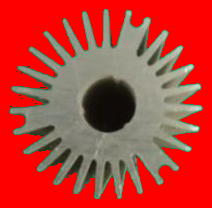
#> input picture source/1.png, 212 x 208 px
$ python dilate.py
#> lines starting #> are read from the running program, lines starting #| are printed output that depends on the picture
#> the answer given: ../source/1.png
# import library
import cv2


def Read(image_path):
    """
    This function basically used to read the image.It read images in form of numpy array.
    :param image_path: source image
    :return: ndarray
    """
#> called with image_path = '../source/1.png'
    # use cv2.imread()  to read an images.
    # syntax : cv2.imread(filename, flag=None)
    return cv2.imread(image_path)
#> returned value is the input picture: shape (208, 212, 3); mean B, G, R 54.4, 62.9, 187.6


def Dilate(img):
    """
    dilate is used to add pixel on object boundaries.
    :param img: ndarray
    :return: dilated image
    """
    # use cv2.dilate() function to flip image
    # syntax : cv2.dilate(src, kernel, iterations)
    return cv2.dilate(img, (7, 7), iterations=7)
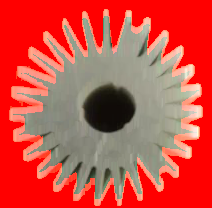
#> returned value: shape (208, 212, 3); mean of channels 0, 1, 2 69.6, 80, 204.7; drawn as B, G, R


def Show(orignal_img, dilate_image):
    """
    The show function gives the input as in the form of ndarray and show the image as output.
    :param orignal_img: ndarray
    :param dilate_image: ndarray
    :return: show image as output
    """
    # use imshow() function to show the images
    # syntax : cv2.imshow(winname, mat)
    cv2.imshow("Original_Image", orignal_img)
    cv2.imshow("Dilate_Image", dilate_image)
    cv2.waitKey(0)
    cv2.destroyAllWindows()


# main function
def main():
    """
    This is main function used to call other function
    :return: nothing
    """
    image_path = input("Enter path of image:")
    # call read function to read an image
    img = Read(image_path)
    # call dilate function to dilate image
    dilate_image = Dilate(img)
    # call show function to show  original image and dilate image
    Show(img, dilate_image)


if __name__ == "__main__":
    main()

$ run again, on source/3.png
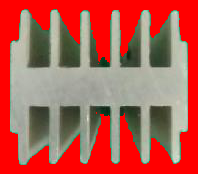
#> input picture source/3.png, 198 x 174 px
#> in Read, returned value is the input picture: shape (174, 198, 3); mean B, G, R 81.1, 92, 181.8
#> in Dilate, `return cv2.dilate(img, (7, 7), iterations=7)`:
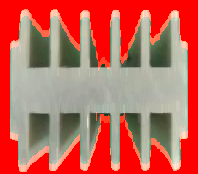
#> returned value: shape (174, 198, 3); mean of channels 0, 1, 2 90.6, 102.8, 193.4; drawn as B, G, R

$ run again, on source/4.png
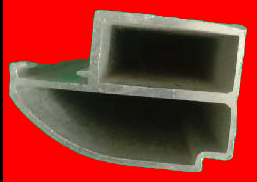
#> input picture source/4.png, 257 x 182 px
#> in Read, returned value is the input picture: shape (182, 257, 3); mean B, G, R 42.7, 51.8, 148
#> in Dilate, `return cv2.dilate(img, (7, 7), iterations=7)`:
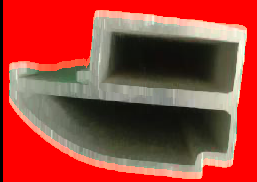
#> returned value: shape (182, 257, 3); mean of channels 0, 1, 2 56.5, 66.9, 161.7; drawn as B, G, R

$ run again, on source/5.png
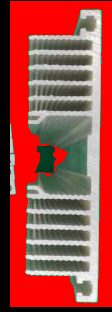
#> input picture source/5.png, 112 x 312 px
#> in Read, returned value is the input picture: shape (312, 112, 3); mean B, G, R 68.4, 74.4, 162.7
#> in Dilate, `return cv2.dilate(img, (7, 7), iterations=7)`:
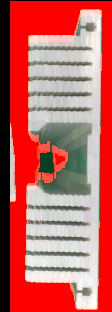
#> returned value: shape (312, 112, 3); mean of channels 0, 1, 2 94.6, 99.1, 191.8; drawn as B, G, R
